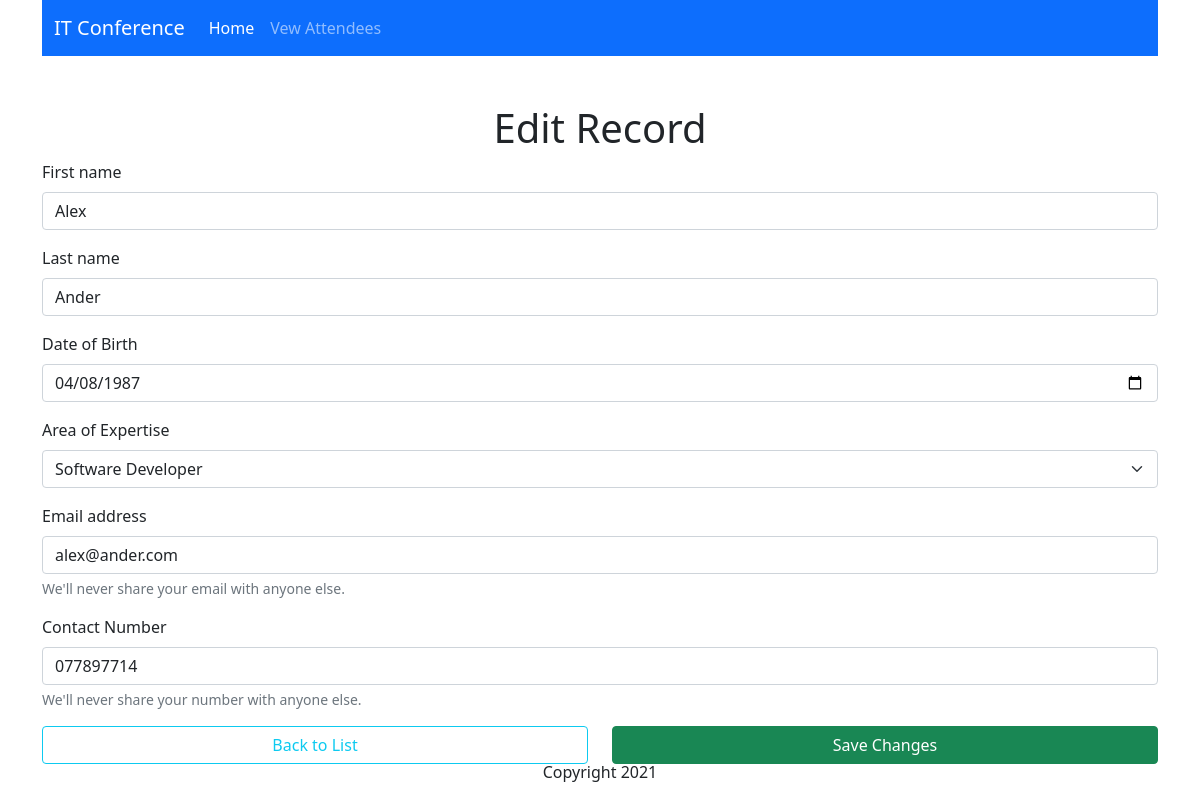
Screenshot of /edit.php?id=6 with the database file from the repository.
### tables this page shows
CREATE TABLE `attendee` (
  `attendee_id` int(11) NOT NULL,
  `firstname` varchar(100) NOT NULL,
  `lastname` varchar(100) NOT NULL,
  `dateofbirth` date NOT NULL,
  `emailaddress` varchar(100) NOT NULL,
  `contactnumber` varchar(20) NOT NULL,
  `specialty_id` int(11) NOT NULL
);

### db/conn.php (called while the page is built)
<?php
    $host = '127.0.0.1';
    $db = 'attendance_db';
    $user = 'root';
    $pass = '';
    $charset = 'utf8mb4';
    $dsn = "mysql:host=$host;dbname=$db;charset=$charset";
    try{
        $pdo = new PDO($dsn, $user, $pass);
        $pdo->setAttribute(PDO::ATTR_ERRMODE, PDO::ERRMODE_EXCEPTION);
    }catch(PDOException $e){
        throw new PDOException($e->getMessage());
    }
    require_once 'crud.php';
    $crud = new crud($pdo);
?>

### db/crud.php (called while the page is built, shortened)
<?php
    class crud {
        private $db;
        function __construct($conn){
            $this->db = $conn;
        }
        public function getAttendeeDetails($id){
            try {
                $sql = "SELECT * FROM `attendee` a INNER JOIN `specialties` s ON a.specialty_id = s.specialty_id WHERE attendee_id = :id";
                $stmt = $this->db->prepare($sql);
                $stmt->bindparam(':id', $id);
                $stmt->execute();
                $result = $stmt->fetch();
                return $result;
            } catch (PDOException $e) {
                echo $e->getMessage();
                return false;
            }
        }
        public function getSpecialties(){
            try {
                $sql = "SELECT * FROM `specialties`";
                $result = $this->db->query($sql);
                return $result;
            } catch (PDOException $e) {
                echo $e->getMessage();
                return false;
            }
        }
    }
?>

### edit.php (the view, shortened to what this page needs)
<?php
    require_once 'includes/header.php';
    require_once 'db/conn.php';
    $results = $crud->getSpecialties();
    if(!isset($_GET['id'])){
        include 'includes/errormsg.php';
        header('Location: viewrecords.php');
    } else {
        $id = $_GET['id'];
        $attendee = $crud->getAttendeeDetails($id);
    ?>
            <h1 class="text-center">Edit Record</h1>
            <form method="POST" action="successedit.php">
                <div class="mb-3">
                    <label for="firstname" class="form-label">First name</label>
                    <input type="text" class="form-control" id="firstname" name="firstname" value="<?= $attendee['firstname'] ?>">
                </div>
                <div class="mb-3">
                    <label for="lastname" class="form-label">Last name</label>
                    <input type="text" class="form-control" id="lastname" name="lastname" value="<?= $attendee['lastname'] ?>">
                </div>
                <div class="mb-3">
                    <label for="dob" class="form-label">Date of Birth</label>
                    <input type="date" class="form-control" id="dob" name="dob" value="<?= $attendee['dateofbirth'] ?>">
                </div>
                <div class="mb-3">
                    <label for="specialty" class="form-label">Area of Expertise</label>
                    <select class="form-select" id="specialty" name="specialty">
                    <?php while($r = $results->fetch(PDO::FETCH_ASSOC)) { ?>
                        <option value="<?= $r['specialty_id'] ?>" <?php if($r['specialty_id'] == $attendee['specialty_id']) echo 'selected' ?> >
                            <?= $r['name']; ?>
                        </option>
                    <?php } ?>
                    </select>
                </div>
                <div class="mb-3">
                    <label for="email" class="form-label">Email address</label>
                    <input type="email" class="form-control" id="email" aria-describedby="emailHelp" name="email" value="<?= $attendee['emailaddress'] ?>">
                    <div id="emailHelp" class="form-text">We'll never share your email with anyone else.</div>
                </div>
                <div class="mb-3">
                    <label for="phone" class="form-label">Contact Number</label>
                    <input type="text" class="form-control" id="phone" aria-describedby="phoneHelp" name="phone" value="<?= $attendee['contactnumber'] ?>">
                    <div id="phoneHelp" class="form-text">We'll never share your number with anyone else.</div>
                </div>
                <div class="row">
                    <div class="col-6 d-grid gap-2">
                        <a href="viewrecords.php" class="btn btn-outline-info">Back to List</a>
                    </div>
                    <div class="col-6 d-grid gap-2">
                        <button type="submit" name="submit" class="btn btn-success">Save Changes</button>
                    </div>
                </div>
            </form>
    <?php } ?>
<?php require_once 'includes/footer.php'; ?>

### rows the page displays
attendee: firstname "Alex", lastname "Ander", dob "04/08/1987", email "alex@ander.com", phone "077897714"

### other values shown
form field specialty "Software Developer"
